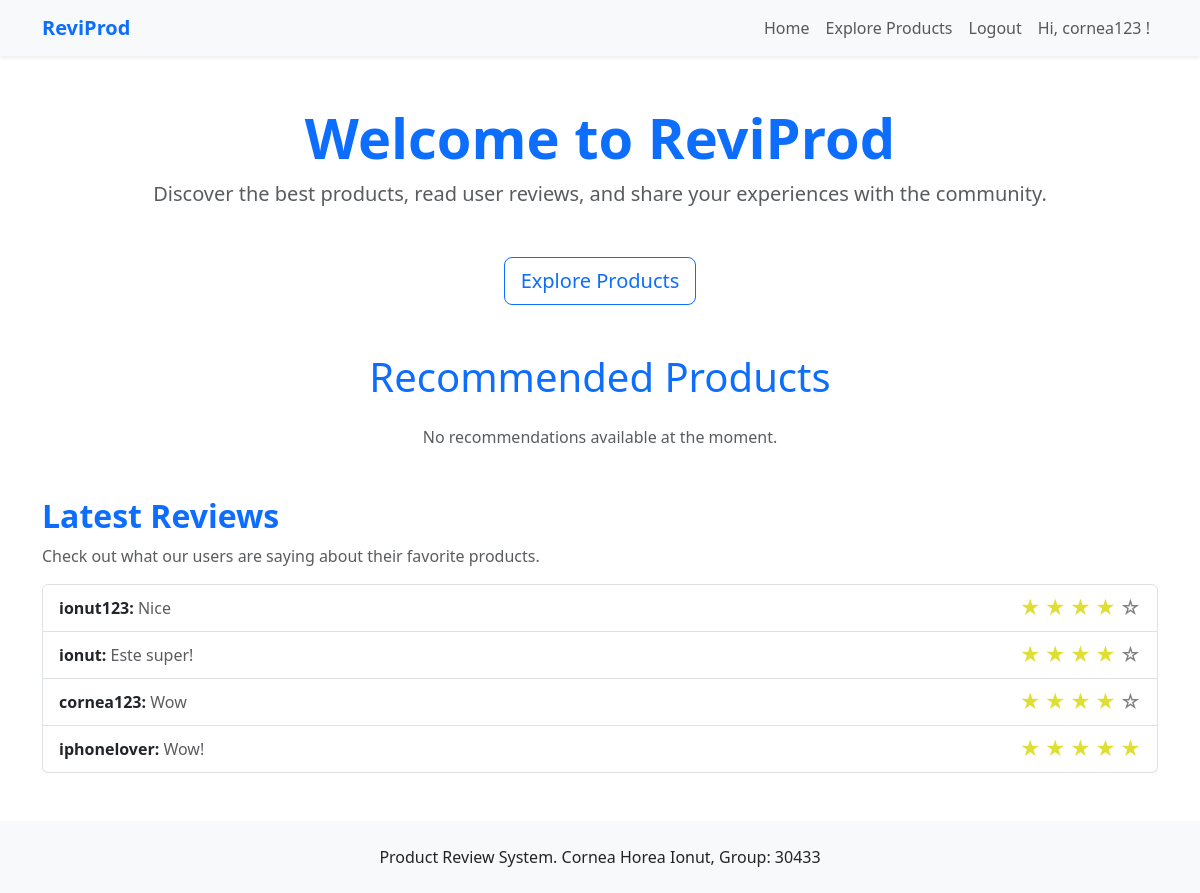
Page /home/ (signed in) on the committed database.
### App_Product_Review/models.py (models this page shows, shortened)
class Review(models.Model):
        product = models.ForeignKey(Product, related_name='reviews', on_delete=models.CASCADE)
        user = models.ForeignKey(User, on_delete=models.CASCADE)
        description = models.TextField()
        rating = models.PositiveIntegerField(choices=[(i, str(i)) for i in range(1, 6)])  # 1 to 5 stars
        created_at = models.DateTimeField(auto_now_add=True)

### App_Product_Review/views.py (the view)
# urls.py: path('home/', home_view, name='home'),
@login_required
def home_view(request):
    latest_reviews = Review.objects.all().order_by('-created_at')[:10]
    user = request.user
    recommendations_with_explanations = get_similar_products_with_explanations(user.id)
    filtered_recommendations = [
        (product, explanation)
        for product, explanation in recommendations_with_explanations
        if explanation.strip()  # Include only products with a non-empty explanation
    ]
    return render(request, 'home.html', {
        'latest_reviews': latest_reviews,
        'recommendations_with_explanations': filtered_recommendations,  # Pass filtered recommendations
        'star_range': range(1, 6),
    })

### App_Product_Review/recommender/content_based.py (called while the page is built)
def build_user_profile(user_id):
    reviews = Review.objects.filter(user_id=user_id)#retrieve all users
    user_profile = []#blank user profile
    for review in reviews:
        product = review.product
        features = f"{product.category} {product.brand} {product.description}"
        user_profile.append(features)
    return " ".join(user_profile)

def save_tfidf_matrix_to_csv(tfidf, tfidf_matrix, descriptions):
    feature_names = tfidf.get_feature_names_out()
    dense_matrix = tfidf_matrix.toarray()
    df = pd.DataFrame(dense_matrix, columns=feature_names, index=[f"Product {i+1}" for i in range(len(descriptions) - 1)] + ["User Profile"])
    df.to_csv("tfidf_matrix.csv", index=True)
    print("TF-IDF matrix saved to tfidf_matrix.csv")

### templates/home.html
{% extends 'base.html' %}
{% load static %}
{% block content %}
<div class="text-center my-5">
    <h1 class="display-4 fw-bold text-primary">Welcome to ReviProd</h1>
    <p class="lead text-muted">Discover the best products, read user reviews, and share your experiences with the community.</p>
</div>
<div class="d-flex justify-content-center gap-3 mb-5">
    <a href="{% url 'explore_products' %}" class="btn btn-outline-primary btn-lg">Explore Products</a>
</div>
<section>
    <div class="container my-5">
        <h1 class="text-center text-primary mb-4">Recommended Products</h1>
        {% if recommendations_with_explanations %}
            <div class="row">
                {% for product, explanation in recommendations_with_explanations %}
                    <div class="col-md-3">
                        <div class="card">
                            <img src="{{ product.image.url }}" class="card-img-top" alt="{{ product.name }}" style="object-fit: cover; height: 300px;">
                            <div class="card-body">
                                <h5 class="card-title">{{ product.name }}</h5>
                                <p>{{ product.description|truncatewords:20 }}</p>
                                <p><strong>Price:</strong> ${{ product.price }}</p>
                                <p><strong>Why recommended:</strong> {{ explanation }}</p>
                            </div>
                        </div>
                    </div>
                {% endfor %}
            </div>
        {% else %}
            <p class="text-center text-muted">No recommendations available at the moment.</p>
        {% endif %}
    </div>
</section>
<section class="mt-5">
    <h2 class="text-primary fw-bold">Latest Reviews</h2>
    <p class="text-muted">Check out what our users are saying about their favorite products.</p>
    <div class="list-group">
        {% for review in latest_reviews %}
        <div class="list-group-item d-flex justify-content-between align-items-center">
            <div>
                <strong class="text-dark">{{ review.user.username }}:</strong>
                <span class="text-muted">{{ review.description }}</span>
            </div>
            <div>
                {% for i in star_range %}
                    {% if i <= review.rating %}
                        <span class="star" style="color: #dfdf33; font-size: 1.25rem;">&#9733;</span>
                    {% else %}
                        <span class="star" style="color: grey; font-size: 1.25rem;">&#9734;</span>
                    {% endif %}
                {% endfor %}
            </div>
        </div>
        {% empty %}
        <p class="text-center text-muted">No reviews yet. Be the first to review a product!</p>
        {% endfor %}
    </div>
</section>
{% endblock %}

### templates/base.html (shortened to what this page needs)
<!DOCTYPE html>
<html lang="en">
<head>
    <link href="https://cdn.jsdelivr.net/npm/bootstrap@5.3.0-alpha3/dist/css/bootstrap.min.css" rel="stylesheet">
</head>
<body>
    <nav class="navbar navbar-expand-lg navbar-light bg-light shadow-sm">
        <div class="container">
            <a class="navbar-brand fw-bold text-primary" href="{% url 'home' %}">ReviProd</a>
            <div class="collapse navbar-collapse" id="navbarNav">
                <ul class="navbar-nav ms-auto">
                    {% if user.is_authenticated %}
                         <li class="nav-item">
                            <a class="nav-link" href="{% url 'home' %}">Home</a>
                         </li>
                        <li class="nav-item">
                            <a class="nav-link" href="{% url 'explore_products' %}">Explore Products</a>
                        </li>
                        <li class="nav-item">
                                <a class="nav-link" href="{% url 'logout' %}">Logout</a>
                        </li>
                        <li class="nav-item">
                                <a class="nav-link">Hi, {{ user.username }} !</a>
                        </li>
                    {% else %}
                        <li class="nav-item">
                            <a class="nav-link" href="{% url 'login' %}">Login</a>
                        </li>
                    {% endif %}
                </ul>
            </div>
        </div>
    </nav>
    <div class="container my-5">
        {% block content %}{% endblock %}
    </div>
    <footer class="bg-light text-center py-4 mt-5">
        <p class="mb-0">Product Review System. Cornea Horea Ionut, Group: 30433</p>
    </footer>
</body>
</html>

### rows in the picture
Review: user.username "ionut123", description "Nice", rating 4 (drawn)
Review: user.username "ionut", description "Este super!", rating 4 (drawn)
Review: user.username "cornea123", description "Wow", rating 4 (drawn)
Review: user.username "iphonelover", description "Wow!", rating 5 (drawn)

### other values in the picture
{{ user.username }} "cornea123"
